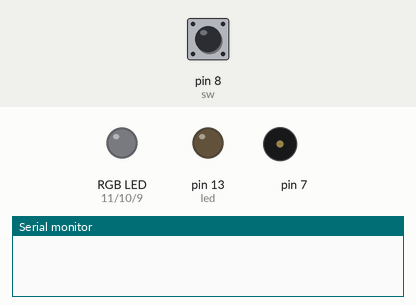
Recording of a sketch running on a simulated Arduino Uno, built with avr-gcc and run on an emulated ATmega328P. On the bench: an RGB LED mixed from three pins (HIGH = lit), output pins drawn as LEDs (lit = HIGH), buzzer (waves = sounding), the last lines printed to the serial monitor. Inputs (shaded band) come from the test bench; at power-on: pin 8 (sw) HIGH.

Above: at 1.2 s.
1.3 s: pin 8 (sw) pulled LOW for 0.15 s
At 1.41 s:
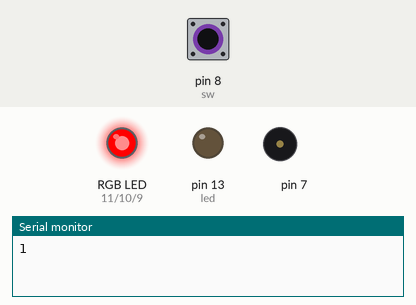
2.9 s: pin 8 (sw) pulled LOW for 1 s
At 3.3 s:
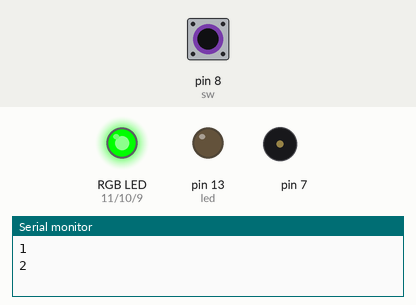
5.4 s: pin 8 (sw) pulled LOW for 0.15 s
At 5.9 s:
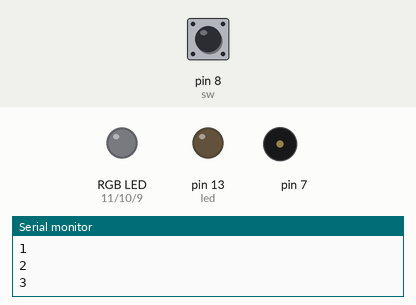
Timing chart, 0 to 8.4 s (numbered marks = the images above; inputs shaded):
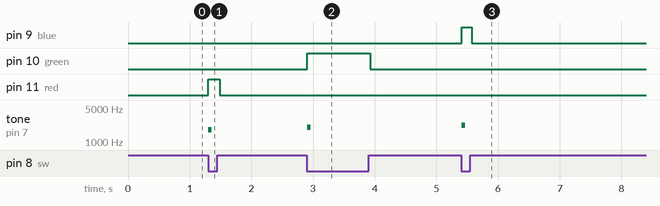

Measured:
- after the input at 1.3 s, pin 11 (red): LOW → HIGH at once, → LOW 0.18 s later; tone on pin 7: silent → 1800 Hz at once, → silent 0.05 s later
- after the input at 2.9 s, pin 10 (green): LOW → HIGH at once, → LOW 1.0 s later; tone on pin 7: silent → 2000 Hz at once, → silent 0.05 s later
- after the input at 5.4 s, pin 9 (blue): LOW → HIGH at once, → LOW 0.16 s later; tone on pin 7: silent → 2200 Hz at once, → silent 0.05 s later

The sketch:

button3.ino
```cpp
//버튼을 한번씩 누를때마다 숫자를 한번씩 증가시키는 모드

int mode =0;
int sw = 8;
int led = 13;
int sw_status = 0;
int blue = 9;
int green = 10;
int red = 11;

void setup() {
  // put your setup code here, to run once:
  Serial.begin(9600);
  pinMode(sw, INPUT_PULLUP);
  pinMode(led, OUTPUT);

}
//다시 처음으로 돌아가는 모드 추가 여기에 나중에 부저를 추가하면 더 좋다
void loop() {
  if(digitalRead(sw)==LOW) //스위치가 눌리면 .....
  {
    if(sw_status==0){
      mode ++;
      if(mode>3) mode=1;
      Serial.println(mode);
      if(mode==1) {
        red_out();
        tone(7,1800,50);
      }
      else if(mode==2)
      {
        green_out();
        tone(7,2000,50);
      }
      else if(mode==3)
      {
        blue_out();
        tone(7,2200,50);
      }
    }
    sw_status = 1;
    delay(20);
  }
  else  //스위치가 안눌렸을 때
  {
    sw_status = 0;
    delay(20);
    all_out();
  }
}

void red_out()
{
  for(int i=0; i<=255; i++){
    analogWrite(red,i);
  }
}
void green_out()
{
  for(int i=0; i<=255; i++){
    analogWrite(green,i);
  }
}
void blue_out()
{
  for(int i=0; i<=255; i++){
    analogWrite(blue,i);
  }
}
void all_out()
{
  analogWrite(red,0);
  analogWrite(green,0);
  analogWrite(blue,0);
}
```
